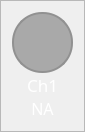
                     <widget class="QFrame" name="frame_ch1">
                      <property name="maximumSize">
                       <size>
                        <width>80</width>
                        <height>150</height>
                       </size>
                      </property>
                      <property name="styleSheet">
                       <string notr="true">QFrame{
	
	border-color: rgb(255, 98, 92);
}

QLabel{
	color: #FFF;
}</string>
                      </property>
                      <property name="frameShape">
                       <enum>QFrame::StyledPanel</enum>
                      </property>
                      <property name="frameShadow">
                       <enum>QFrame::Raised</enum>
                      </property>
                      <layout class="QVBoxLayout" name="verticalLayout_7">
                       <property name="spacing">
                        <number>0</number>
                       </property>
                       <item>
                        <widget class="QFrame" name="frame_ch1_color">
                         <property name="sizePolicy">
                          <sizepolicy hsizetype="Fixed" vsizetype="Fixed">
                           <horstretch>0</horstretch>
                           <verstretch>0</verstretch>
                          </sizepolicy>
                         </property>
                         <property name="minimumSize">
                          <size>
                           <width>61</width>
                           <height>61</height>
                          </size>
                         </property>
                         <property name="maximumSize">
                          <size>
                           <width>1000</width>
                           <height>61</height>
                          </size>
                         </property>
                         <property name="sizeIncrement">
                          <size>
                           <width>1</width>
                           <height>1</height>
                          </size>
                         </property>
                         <property name="styleSheet">
                          <string notr="true">border: 2px solid rgb(145, 145, 145);
border-radius: 30px;
background-color: rgb(169, 169, 169);</string>
                         </property>
                         <property name="frameShape">
                          <enum>QFrame::StyledPanel</enum>
                         </property>
                         <property name="frameShadow">
                          <enum>QFrame::Raised</enum>
                         </property>
                        </widget>
                       </item>
                       <item>
                        <widget class="QLabel" name="label_ch1">
                         <property name="minimumSize">
                          <size>
                           <width>61</width>
                           <height>0</height>
                          </size>
                         </property>
                         <property name="maximumSize">
                          <size>
                           <width>16777215</width>
                           <height>30</height>
                          </size>
                         </property>
                         <property name="font">
                          <font>
                           <family>DM Sans</family>
                           <pointsize>13</pointsize>
                           <weight>50</weight>
                           <italic>false</italic>
                           <bold>false</bold>
                          </font>
                         </property>
                         <property name="text">
                          <string>Ch1</string>
                         </property>
                         <property name="alignment">
                          <set>Qt::AlignCenter</set>
                         </property>
                        </widget>
                       </item>
                       <item>
                        <widget class="QLabel" name="label_ch1_value">
                         <property name="minimumSize">
                          <size>
                           <width>61</width>
                           <height>0</height>
                          </size>
                         </property>
                         <property name="maximumSize">
                          <size>
                           <width>16777215</width>
                           <height>30</height>
                          </size>
                         </property>
                         <property name="font">
                          <font>
                           <family>DM Sans</family>
                           <pointsize>12</pointsize>
                           <weight>50</weight>
                           <italic>false</italic>
                           <bold>false</bold>
                          </font>
                         </property>
                         <property name="styleSheet">
                          <string notr="true">font:12pt</string>
                         </property>
                         <property name="text">
                          <string>NA</string>
                         </property>
                         <property name="alignment">
                          <set>Qt::AlignCenter</set>
                         </property>
                        </widget>
                       </item>
                      </layout>
                     </widget>
